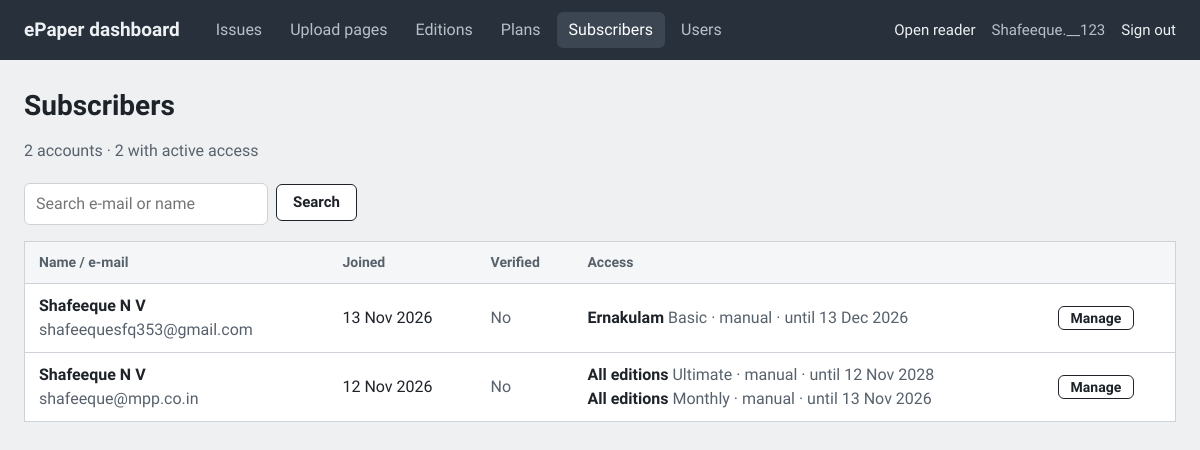
Screenshot of /admin/subscribers.php (signed in) with the database file from the repository.
### tables this page shows
CREATE TABLE IF NOT EXISTS `users` (
  `id` int UNSIGNED NOT NULL AUTO_INCREMENT,
  `username` varchar(60) NOT NULL,
  `password_hash` varchar(255) NOT NULL,
  `role` enum('admin','editor','uploader') NOT NULL DEFAULT 'uploader',
  `created_at` timestamp NOT NULL DEFAULT CURRENT_TIMESTAMP,
  PRIMARY KEY (`id`),
  UNIQUE KEY `username` (`username`)
);

CREATE TABLE IF NOT EXISTS `subscribers` (
  `id` int UNSIGNED NOT NULL AUTO_INCREMENT,
  `email` varchar(190) NOT NULL,
  `password_hash` varchar(255) NOT NULL,
  `name` varchar(120) NOT NULL DEFAULT '',
  `phone` varchar(20) DEFAULT NULL,
  `email_verified_at` datetime DEFAULT NULL,
  `status` enum('active','blocked') NOT NULL DEFAULT 'active',
  `trial_started_at` datetime DEFAULT NULL,
  `created_at` timestamp NOT NULL DEFAULT CURRENT_TIMESTAMP,
  PRIMARY KEY (`id`),
  UNIQUE KEY `email` (`email`),
  KEY `idx_status` (`status`)
);

CREATE TABLE IF NOT EXISTS `subscriptions` (
  `id` int UNSIGNED NOT NULL AUTO_INCREMENT,
  `subscriber_id` int UNSIGNED NOT NULL,
  `plan_id` int UNSIGNED NOT NULL,
  `edition_id` int UNSIGNED DEFAULT NULL,
  `razorpay_subscription_id` varchar(40) DEFAULT NULL,
  `status` varchar(20) NOT NULL DEFAULT 'created',
  `current_start` datetime DEFAULT NULL,
  `current_end` datetime DEFAULT NULL,
  `cancel_at_period_end` tinyint(1) NOT NULL DEFAULT '0',
  `source` enum('razorpay','manual') NOT NULL DEFAULT 'razorpay',
  `note` varchar(255) NOT NULL DEFAULT '',
  `created_at` timestamp NOT NULL DEFAULT CURRENT_TIMESTAMP,
  `updated_at` timestamp NOT NULL DEFAULT CURRENT_TIMESTAMP ON UPDATE CURRENT_TIMESTAMP,
  PRIMARY KEY (`id`),
  UNIQUE KEY `razorpay_subscription_id` (`razorpay_subscription_id`),
  KEY `idx_subscriber` (`subscriber_id`),
  KEY `idx_access` (`subscriber_id`,`status`,`current_end`),
  KEY `fk_sub_plan` (`plan_id`),
  KEY `idx_sub_edition` (`edition_id`)
);

CREATE TABLE IF NOT EXISTS `editions` (
  `id` int UNSIGNED NOT NULL AUTO_INCREMENT,
  `slug` varchar(80) NOT NULL,
  `code` varchar(10) DEFAULT NULL,
  `name` varchar(120) NOT NULL,
  `name_ml` varchar(120) DEFAULT NULL,
  `full_name` varchar(200) DEFAULT NULL,
  `group_name` varchar(120) DEFAULT NULL,
  `group_sort` int NOT NULL DEFAULT '0',
  `legacy_id` int DEFAULT NULL,
  `inherit_from_id` int UNSIGNED DEFAULT NULL,
  `is_main` tinyint(1) NOT NULL DEFAULT '0',
  `is_supplement` tinyint(1) NOT NULL DEFAULT '0',
  `sort_order` int NOT NULL DEFAULT '0',
  `is_active` tinyint(1) NOT NULL DEFAULT '1',
  PRIMARY KEY (`id`),
  UNIQUE KEY `slug` (`slug`),
  KEY `idx_code` (`code`)
);

CREATE TABLE IF NOT EXISTS `plans` (
  `id` int UNSIGNED NOT NULL AUTO_INCREMENT,
  `slug` varchar(60) NOT NULL,
  `name` varchar(120) NOT NULL,
  `description` varchar(255) NOT NULL DEFAULT '',
  `amount_paise` int UNSIGNED NOT NULL,
  `currency` char(3) NOT NULL DEFAULT 'INR',
  `period` enum('daily','weekly','monthly','yearly') NOT NULL DEFAULT 'monthly',
  `interval_count` int UNSIGNED NOT NULL DEFAULT '1',
  `total_count` int UNSIGNED NOT NULL DEFAULT '120',
  `razorpay_plan_id` varchar(40) DEFAULT NULL,
  `is_active` tinyint(1) NOT NULL DEFAULT '1',
  `sort_order` int NOT NULL DEFAULT '0',
  `created_at` timestamp NOT NULL DEFAULT CURRENT_TIMESTAMP,
  PRIMARY KEY (`id`),
  UNIQUE KEY `slug` (`slug`),
  KEY `idx_active` (`is_active`,`sort_order`)
);

### inc/bootstrap.php (called while the page is built, shortened)
<?php
$configFile = dirname(__DIR__) . '/config.php';
$CONFIG = require $configFile;
function cfg(string $key)
{
    global $CONFIG;
    return $CONFIG[$key] ?? null;
}
function db(): PDO
{
    static $pdo = null;
    if ($pdo === null) {
        $c = cfg('db');
        $pdo = new PDO($c['dsn'], $c['user'], $c['pass'], [
            PDO::ATTR_ERRMODE            => PDO::ERRMODE_EXCEPTION,
            PDO::ATTR_DEFAULT_FETCH_MODE => PDO::FETCH_ASSOC,
            PDO::ATTR_EMULATE_PREPARES   => false,
        ]);
    }
    return $pdo;
}
function q(string $sql, array $params = []): PDOStatement
{
    $st = db()->prepare($sql);
    $st->execute($params);
    return $st;
}
function h($s): string
{
    return htmlspecialchars((string)$s, ENT_QUOTES | ENT_SUBSTITUTE, 'UTF-8');
}
function url(string $path = '', array $params = []): string
{
    $u = rtrim((string)cfg('base_url'), '/') . '/' . ltrim($path, '/');
    return $params ? $u . '?' . http_build_query($params) : $u;
}
function current_user(): ?array
{
    return $_SESSION['user'] ?? null;
}
function require_login(string $role = 'uploader'): array
{
    $u = current_user();
    if ($u) {
        $row = q('SELECT id, username, role FROM users WHERE id = ?', [$u['id']])->fetch();
        $u = $row ? ['id' => (int)$row['id'], 'username' => $row['username'], 'role' => $row['role']] : null;
    }
    return $u;
}
require_once __DIR__ . '/subscriber.php';

### inc/subscriber.php (called while the page is built, shortened)
<?php
function active_subscriptions(int $subscriberId): array
{
    return q("SELECT s.*, p.name AS plan_name, p.amount_paise, p.currency, p.period, p.interval_count,
                     e.slug AS edition_slug, e.name AS edition_name, e.group_name AS edition_group
              FROM subscriptions s
              JOIN plans p ON p.id = s.plan_id
              LEFT JOIN editions e ON e.id = s.edition_id
              WHERE s.subscriber_id = ?
                AND (
                     (s.status IN ('active','authenticated') AND s.current_end IS NOT NULL AND s.current_end > NOW())
                  OR (s.source = 'manual' AND (s.current_end IS NULL OR s.current_end > NOW()))
                )
              ORDER BY s.current_end IS NULL DESC, s.current_end DESC", [$subscriberId])->fetchAll();
}

### admin/subscribers.php (the view, shortened to what this page needs)
<?php
require __DIR__ . '/../inc/bootstrap.php';
require __DIR__ . '/../inc/admin_layout.php';
require_login('admin');
$search = trim((string)($_GET['q'] ?? ''));
if ($search !== '') {
    $like = '%' . addcslashes($search, '%_\\') . '%';
    $subs = q('SELECT * FROM subscribers WHERE email LIKE ? OR name LIKE ? ORDER BY created_at DESC LIMIT 200', [$like, $like])->fetchAll();
} else {
    $subs = q('SELECT * FROM subscribers ORDER BY created_at DESC LIMIT 200')->fetchAll();
}
$total = (int)q('SELECT COUNT(*) FROM subscribers')->fetchColumn();
$activeCount = (int)q("SELECT COUNT(DISTINCT subscriber_id) FROM subscriptions
    WHERE (status IN ('active','authenticated') AND current_end > NOW())
       OR (source='manual' AND (current_end IS NULL OR current_end > NOW()))")->fetchColumn();
admin_header('Subscribers', 'subscribers');
?>
<h1>Subscribers</h1>
<p class="a-muted"><?= $total ?> accounts · <?= $activeCount ?> with active access</p>
<form method="get" class="a-inline" style="margin-bottom:1rem">
  <input name="q" value="<?= h($search) ?>" placeholder="Search e-mail or name">
  <button class="a-btn">Search</button>
</form>
<table class="a-table">
  <thead><tr><th>Name / e-mail</th><th>Joined</th><th>Verified</th><th>Access</th><th></th></tr></thead>
  <tbody>
  <?php foreach ($subs as $s): $acts = active_subscriptions((int)$s['id']); ?>
    <tr>
      <td>
        <strong><?= h($s['name'] ?: '—') ?></strong>
        <br><span class="a-muted"><?= h($s['email']) ?></span>
      </td>
      <td><?= h(date('j M Y', strtotime($s['created_at']))) ?></td>
      <td><?= $s['email_verified_at'] ? 'Yes' : '<span class="a-muted">No</span>' ?></td>
      <td>
        <?php if ($acts): ?>
          <?php foreach ($acts as $act): ?>
            <div><strong><?= h($act['edition_name'] ?: 'All editions') ?></strong>
              <span class="a-muted"><?= h($act['plan_name']) ?><?= $act['source'] === 'manual' ? ' · manual' : '' ?><?= !empty($act['current_end']) ? ' · until ' . h(date('j M Y', strtotime($act['current_end']))) : '' ?></span>
            </div>
          <?php endforeach; ?>
        <?php else: ?>
          <span class="a-muted">none</span>
        <?php endif; ?>
      </td>
      <td class="a-actions"><a class="a-btn a-btn--sm" href="<?= h(url('admin/subscriber.php', ['id' => (int)$s['id']])) ?>">Manage</a></td>
    </tr>
  <?php endforeach; ?>
  </tbody>
</table>
<?php admin_footer();

### inc/admin_layout.php (shortened to what this page needs)
<?php
function admin_header(string $title, string $active = ''): void
{
    $u = current_user();
    $nav = [
        'issues'   => ['Issues', url('admin/index.php')],
        'upload'   => ['Upload pages', url('admin/upload.php')],
        'editions' => ['Editions', url('admin/editions.php')],
    ];
    if ($u && $u['role'] === 'admin') {
        $nav['plans']       = ['Plans', url('admin/plans.php')];
        $nav['subscribers'] = ['Subscribers', url('admin/subscribers.php')];
        $nav['users']       = ['Users', url('admin/users.php')];
    }
    ?><!doctype html>
<html lang="en">
<head>
<link rel="stylesheet" href="<?= h(url('assets/admin.css')) ?>">
</head>
<body class="admin">
<header class="a-bar">
  <a class="a-brand" href="<?= h(url('admin/index.php')) ?>">ePaper dashboard</a>
  <?php if ($u): ?>
  <nav class="a-nav">
    <?php foreach ($nav as $key => [$label, $href]): ?>
      <a href="<?= h($href) ?>"<?= $active === $key ? ' aria-current="page"' : '' ?>><?= h($label) ?></a>
    <?php endforeach; ?>
  </nav>
  <div class="a-user">
    <a href="<?= h(url('index.php')) ?>" target="_blank" rel="noopener">Open reader</a>
    <span><?= h($u['username']) ?></span>
    <a href="<?= h(url('admin/logout.php')) ?>">Sign out</a>
  </div>
  <?php endif; ?>
</header>
<main class="a-main">
<?php endforeach;
}
function admin_footer(): void
{
    echo "</main>\n</body>\n</html>";
}

### assets/admin.css (style rules this page uses)
:root { --ink: #1E2329; --ink-soft: #57616C; --bg: #EEF0F2; --card: #FFFFFF; --bar: #28313B; --line: #CDD3D9; --red: #C4161C; --ok: #1F7A4D; --warn: #8A5A00; --ui: "Anek Malayalam", "Nirmala UI", system-ui, sans-serif; }
* { box-sizing: border-box; }
body { margin: 0; font: 400 16px/1.5 var(--ui); color: var(--ink); background: var(--bg); }
a { color: var(--ink); }
h1 { font-size: 28px; line-height: 1.25; margin: 0 0 16px; }
.a-bar { display: flex; align-items: center; gap: 24px; flex-wrap: wrap; padding: 12px 24px; background: var(--bar); color: #EEF1F4; }
.a-bar a { color: #EEF1F4; text-decoration: none; }
.a-brand { font-weight: 700; font-size: 19px; }
.a-nav { display: flex; gap: 4px; }
.a-nav a { padding: 6px 12px; border-radius: 6px; color: #B8C1CA; }
.a-nav a[aria-current] { background: #3B4652; color: #fff; }
.a-user { margin-left: auto; display: flex; gap: 16px; font-size: 15px; color: #B8C1CA; }
.a-main { max-width: 1240px; margin: 0 auto; padding: 28px 24px 64px; }
.a-muted { color: var(--ink-soft); }
input:not([type=checkbox]):not([type=file]), select, textarea { display: block; width: 100%; margin-top: 4px; font: 400 16px/1.4 var(--ui); padding: 9px 11px; border: 1px solid var(--line); border-radius: 6px; background: #fff; }
.a-inline { display: inline-flex; gap: 8px; align-items: center; margin: 0; }
.a-btn { display: inline-block; font: 600 15px/1 var(--ui); padding: 10px 16px; border-radius: 6px; border: 1px solid var(--ink); background: #fff; color: var(--ink); cursor: pointer; text-decoration: none; }
.a-table { width: 100%; border-collapse: collapse; background: var(--card); border: 1px solid var(--line); margin-bottom: 24px; }
.a-table th, .a-table td { text-align: left; padding: 10px 14px; border-bottom: 1px solid var(--line); }
.a-table th { font-size: 14px; color: var(--ink-soft); font-weight: 600; background: #F5F6F7; }
.a-actions { text-align: right; }
.a-btn--sm { padding: 4px 12px; font-size: 14px; }

### rows the page displays
users: username "Shafeeque.__123"
subscribers: name "Shafeeque N V", email "shafeequesfq353@gmail.com", created_at "13 Nov 2026"
subscriptions: edition.name "Ernakulam", plan.name "Basic", source "· manual", current_end "13 Dec 2026"
subscribers: name "Shafeeque N V", email "shafeeque@mpp.co.in", created_at "12 Nov 2026"
subscriptions: edition_name "All editions", plan.name "Ultimate", source "· manual", current_end "12 Nov 2028"
subscriptions: edition_name "All editions", plan.name "Monthly", source "· manual", current_end "13 Nov 2026"

### other values shown
$label "Issues"
$label "Upload pages"
$label "Editions"
$label "Plans"
$label "Subscribers"
$label "Users"
$total "2"
$activeCount "2"
